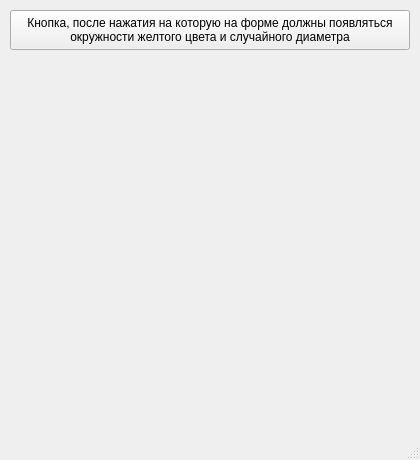
<?xml version="1.0" encoding="UTF-8"?>
<ui version="4.0">
 <class>MainWindow</class>
 <widget class="QMainWindow" name="MainWindow">
  <property name="geometry">
   <rect>
    <x>0</x>
    <y>0</y>
    <width>420</width>
    <height>460</height>
   </rect>
  </property>
  <property name="windowTitle">
   <string>MainWindow</string>
  </property>
  <widget class="QWidget" name="centralwidget">
   <widget class="QPushButton" name="button_after_clicking_on_which_random_diameter_circles_of_yellow_color_shold_be_appear_on_the_form">
    <property name="geometry">
     <rect>
      <x>10</x>
      <y>10</y>
      <width>400</width>
      <height>40</height>
     </rect>
    </property>
    <property name="text">
     <string>Кнопка, после нажатия на которую на форме должны появляться
окружности желтого цвета и случайного диаметра</string>
    </property>
   </widget>
  </widget>
  <widget class="QMenuBar" name="menubar">
   <property name="geometry">
    <rect>
     <x>0</x>
     <y>0</y>
     <width>420</width>
     <height>21</height>
    </rect>
   </property>
  </widget>
  <widget class="QStatusBar" name="statusbar"/>
 </widget>
 <resources/>
 <connections/>
</ui>
